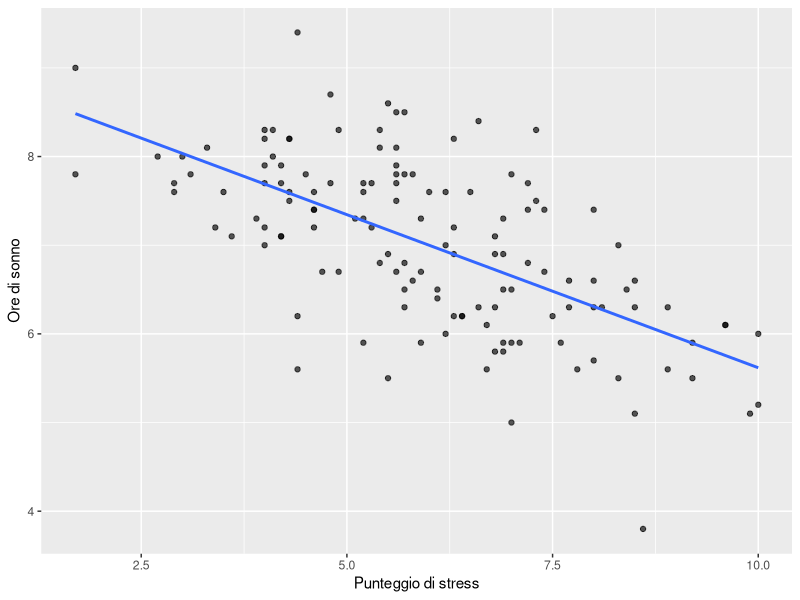
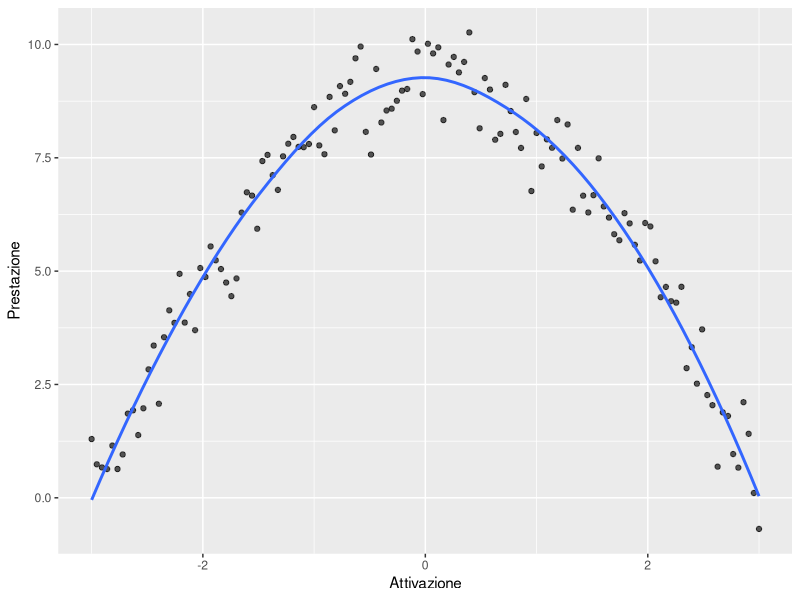
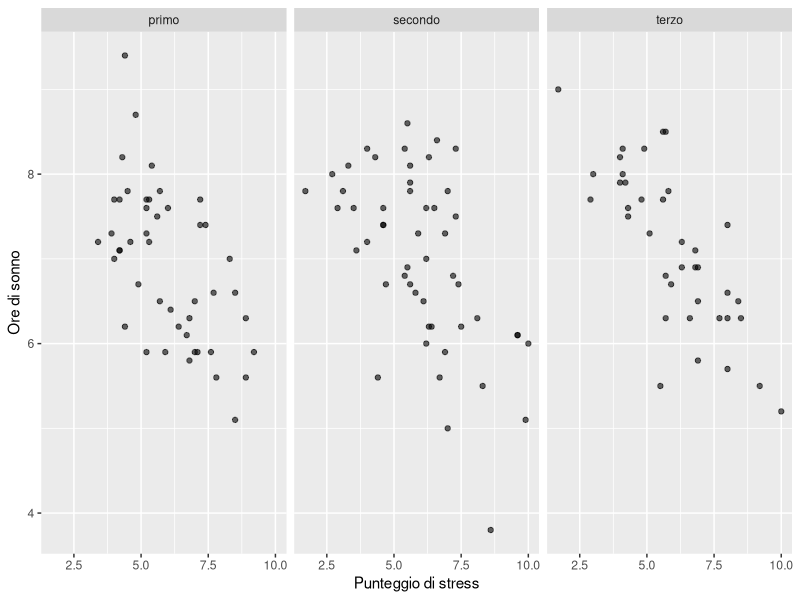

These figures' R source, in order:
## ---- chunk 1
#| label: correlation-setup
#| message: false
#| warning: false

library(dplyr)
library(ggplot2)

set.seed(2026)

n <- 140

studenti <- data.frame(
  id = seq_len(n),
  stress = round(
    pmin(
      pmax(
        rnorm(n, mean = 6, sd = 1.7),
        1
      ),
      10
    ),
    1
  )
)

studenti$sonno_ore <- round(
  9.2 -
    0.38 * studenti$stress +
    rnorm(n, mean = 0, sd = .85),
  1
)

studenti$anno <- factor(
  sample(
    c("primo", "secondo", "terzo"),
    n,
    replace = TRUE
  )
)

studenti$stress[c(12, 87)] <- NA
studenti$sonno_ore[c(31, 109, 133)] <- NA
## ---- chunk 2
#| label: correlation-pairing-example

x <- c(1, 2, 3, 4, 5)
y_crescente <- c(2, 4, 5, 7, 9)
y_decrescente <- rev(y_crescente)

data.frame(
  x = x,
  y_crescente = y_crescente,
  y_decrescente = y_decrescente
)
## ---- chunk 3
#| label: correlation-pairing-coefficients

c(
  crescente =
    cor(x, y_crescente),
  decrescente =
    cor(x, y_decrescente)
)
## ---- chunk 4
#| label: correlation-complete-pairs

studenti |>
  summarise(
    n_totale = n(),
    stress_osservato =
      sum(!is.na(stress)),
    sonno_osservato =
      sum(!is.na(sonno_ore)),
    coppie_complete =
      sum(
        complete.cases(
          stress,
          sonno_ore
        )
      )
  )
## ---- chunk 5
#| label: fig-correlation-stress-sleep
#| fig-cap: "Relazione osservata tra stress e ore di sonno. Ogni punto rappresenta uno studente con entrambe le misure disponibili."

ggplot(
  studenti,
  aes(
    x = stress,
    y = sonno_ore
  )
) +
  geom_point(
    alpha = .65,
    na.rm = TRUE
  ) +
  geom_smooth(
    method = "lm",
    se = FALSE,
    na.rm = TRUE
  ) +
  labs(
    x = "Punteggio di stress",
    y = "Ore di sonno"
  )
## ---- chunk 6
#| label: correlation-covariance

studenti |>
  summarise(
    covarianza =
      cov(
        stress,
        sonno_ore,
        use = "complete.obs"
      )
  )
## ---- chunk 7
#| label: correlation-pearson

studenti |>
  summarise(
    n =
      sum(
        complete.cases(
          stress,
          sonno_ore
        )
      ),
    r =
      cor(
        stress,
        sonno_ore,
        use = "complete.obs"
      )
  )
## ---- chunk 8
#| label: correlation-nonlinear-data

set.seed(47)

relazione_u <- data.frame(
  attivazione =
    seq(-3, 3, length.out = 130)
)

relazione_u$prestazione <-
  9 -
  relazione_u$attivazione^2 +
  rnorm(130, mean = 0, sd = .65)

cor(
  relazione_u$attivazione,
  relazione_u$prestazione
)
## ---- chunk 9
#| label: fig-correlation-nonlinear
#| fig-cap: "Una relazione evidente può avere correlazione lineare vicina a zero."

ggplot(
  relazione_u,
  aes(
    x = attivazione,
    y = prestazione
  )
) +
  geom_point(
    alpha = .65
  ) +
  geom_smooth(
    se = FALSE
  ) +
  labs(
    x = "Attivazione",
    y = "Prestazione"
  )
## ---- chunk 10
#| label: correlation-spearman

studenti |>
  summarise(
    rho =
      cor(
        stress,
        sonno_ore,
        method = "spearman",
        use = "complete.obs"
      )
  )
## ---- chunk 11
#| label: fig-correlation-groups
#| fig-cap: "La stessa relazione osservata separata per anno di corso."

ggplot(
  studenti,
  aes(
    x = stress,
    y = sonno_ore
  )
) +
  geom_point(
    alpha = .6,
    na.rm = TRUE
  ) +
  facet_wrap(
    ~ anno
  ) +
  labs(
    x = "Punteggio di stress",
    y = "Ore di sonno"
  )
## ---- chunk 12
#| echo: true

sessionInfo()
